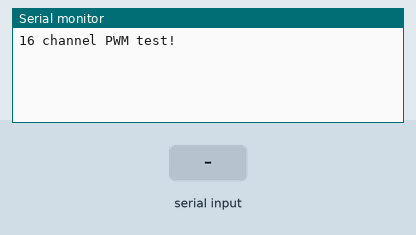
Bench run of a sketch on a simulated Arduino Uno, built with avr-gcc and run on an emulated ATmega328P. Parts: the last lines printed to the serial monitor. The inputs (shaded band) are chosen by the test bench.

Above: at 1.2 s.
1.3 s: "30,150\n" received over Serial
At 2.5 s:
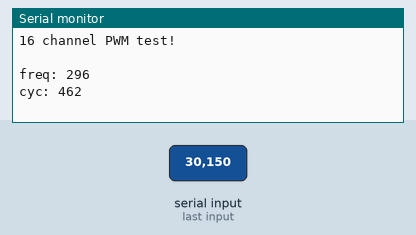
2.8 s: "30,150\n" received over the second serial link
At 4.2 s:
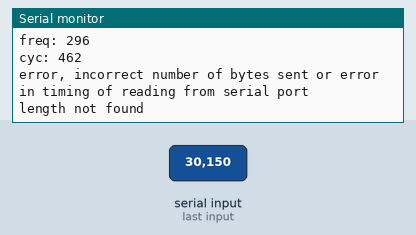

The sketch:

test_muscles.ino
```cpp
#include <Wire.h>
#include <Adafruit_PWMServoDriver.h>
#include <mcp_can.h>
#include <SPI.h>
#include <SoftwareSerial.h>

SoftwareSerial mySerial(7, 8);


Adafruit_PWMServoDriver pwm_air = Adafruit_PWMServoDriver(0x41);
Adafruit_PWMServoDriver pwm_motors = Adafruit_PWMServoDriver(0x40);

//const unsigned int length = 25;

//unsigned int message[length]={0,0,0,0,0,0,0,0,0,0,0,0,0,0,0,0,0,0,0,0,0,0,0,0,0};

const unsigned int length = 7;
unsigned int message[length]={0,0,0,0,0,0,0};

const unsigned int slength = 7;
unsigned int smessage[slength]={0,0,0,0,0,0,0};


unsigned int freq=50;
unsigned int cyc=0;


int motorR=(2047-((12*2047/15)));
int motorF=(2047+((12*2047/15)));
int stopm=2047;
int armmax=500;

int x= 0;
int y= 2900;
int b=4000;


void setup() {
  Serial.begin(38400);
  Serial.println("16 channel PWM test!");
  mySerial.begin(19200);


  pwm_motors.begin();
  pwm_motors.setPWMFreq(1000);

  pwm_air.begin();
  pwm_air.setPWMFreq(20);


  pwm_motors.setPWM(1, 2047, 4095);
  pwm_motors.setPWM(2, 2047, 4095);
  pwm_motors.setPWM(3, 2047, 4095);
  pwm_motors.setPWM(12, 2047, 4095);
  pwm_motors.setPWM(13, 2047, 4095);
  pwm_motors.setPWM(14, 2047, 4095);
  pwm_motors.setPWM(15, 2047, 4095);

  //Solenoid Valves
  pwm_air.setPWM(0, 0, 0);
  pwm_air.setPWM(1, 0, 0);
  pwm_air.setPWM(2, 0, 0);
  pwm_air.setPWM(3, 0, 0);
  pwm_air.setPWM(4, 0, 0);
  pwm_air.setPWM(5, 0, 0);
  pwm_air.setPWM(6, 0, 0);
  pwm_air.setPWM(7, 0, 0);

  pwm_air.setPWM(8, 0, 0);
  pwm_air.setPWM(10, 0, 0);
  pwm_air.setPWM(11, 0, 0);
  pwm_air.setPWM(12, 0, 0);
  pwm_air.setPWM(15, 0, 0);


}

void loop()
{


 if (Serial.available()>=slength)
 {


       for(int i=0;i<length;i++)
       {
            smessage[i]=Serial.read();
            smessage[i]=smessage[i]-'0';


            //Serial.print(smessage[i]);
            //Serial.print(' ');

       }
       Serial.flush();
       freq=smessage[0]*100 + smessage[1]*10 + smessage[2];
       cyc=smessage[4]*100 + smessage[5]*10 + smessage[6];

        pwm_air.setPWMFreq(freq);


       Serial.println(' ');
       Serial.print("freq: ");
       Serial.println(freq);
       Serial.print("cyc: ");
       Serial.println(cyc);


 }


 if (mySerial.available()>=length)
 {
     for(int i=0;i<length;i++)
     {
          message[i]=mySerial.read();
         // Serial.print(message[i]);
         // Serial.print(' ');
     }

     if (message[0] != length)
     {
         Serial.println("error, incorrect number of bytes sent or error in timing of reading from serial port");
         for(int i=0;i<length;i++)//assume the timing is wrong and chars are not being read as the correct packet (so length should be one of the other elements)
         {
               if (message[i]==length)
                   {
                     for(int j=0;j<i;j++)
                         {
                             mySerial.read();
                         }


                   }

         }

         Serial.println("length not found");
     }

     else
      {mySerial.flush();

         pwm_motors.setPWM(12,( map(message[1],0,254,motorR,motorF)), 4095);//compressor


         int a=((float)cyc/1000)*4095;
         for (int i=1; i<13;i++)
         {

           if ( i==message[2])
             {
               pwm_air.setPWM(i,0, a);
                //Serial.println(a);

               /*if(message[2]==3 )//||message[2]==4 || message[2]==7

               {
               pwm_air.setPWM(4,0, a);
                pwm_air.setPWM(3,0, a);
                //pwm_air.setPWM(7,0, a);

               }
               else if(message[2]==2 )
               {pwm_air.setPWM(2,0, a);
               pwm_air.setPWM(5,0, a);
               //pwm_air.setPWM(6,0, a);

               }

               else
               {
                pwm_air.setPWM(i,0, a);
                //Serial.println(a);
               }
                */

             }
             else
             {

               pwm_air.setPWM(i, 0, 0);
             }


         }


      }


  }

}
```

Measured:
- after the input at 1.3 s, the serial monitor: prints a new line at once (image 1)
- after the input at 2.8 s, the serial monitor: prints a new line at once (image 2)
